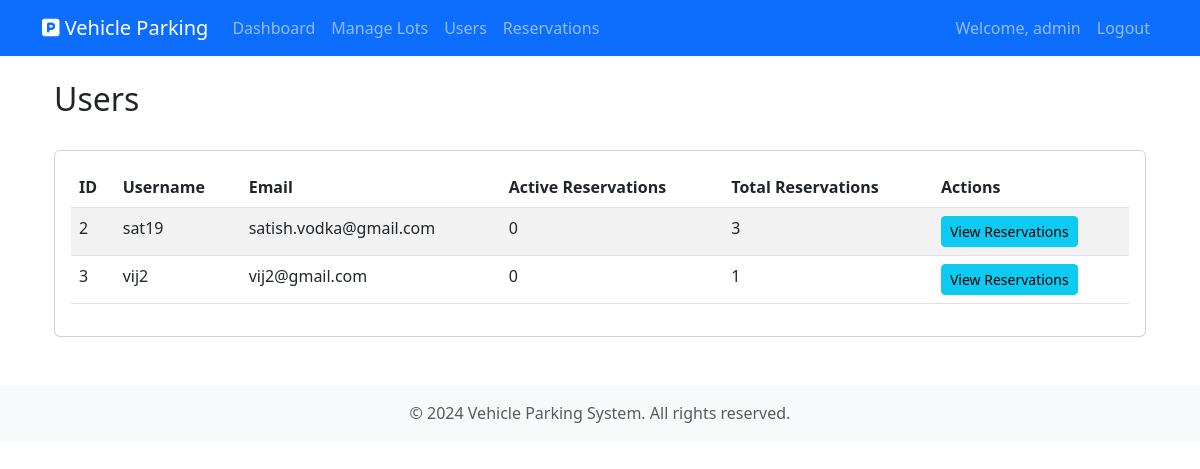
The app's page /admin/users (signed in) with its own data.
### app/models.py (models this page shows, shortened)
class User(UserMixin, db.Model):
    id = db.Column(db.Integer, primary_key=True)
    username = db.Column(db.String(64), unique=True, nullable=False)
    email = db.Column(db.String(120), unique=True, nullable=False)
    password_hash = db.Column(db.String(128))
    is_admin = db.Column(db.Boolean, default=False)
    reservations = db.relationship('Reservation', backref='user', lazy=True)

### app/admin/routes.py (the view)
@bp.route('/users')
@login_required
@admin_required
def users():
    users = User.query.filter_by(is_admin=False).all()
    return render_template('admin/users.html', users=users)

### app/admin/routes.py (called while the page is built)
def admin_required(f):
    @wraps(f)
    def decorated_function(*args, **kwargs):
        if not current_user.is_authenticated or not current_user.is_admin:
            flash('You do not have permission to access this page.', 'error')
            return redirect(url_for('main.index'))
        return f(*args, **kwargs)
    return decorated_function

### app/models.py (called while the page is built)
@login_manager.user_loader
def load_user(id):
    return User.query.get(int(id))

### app/templates/admin/users.html (shortened to what this page needs)
{% extends "base.html" %}
{% block content %}
<div class="container mt-4">
    <div class="d-flex justify-content-between align-items-center mb-4">
        <h2>Users</h2>
    </div>
    <div class="card">
        <div class="card-body">
            <div class="table-responsive">
                <table class="table table-striped">
                    <thead>
                        <tr>
                            <th>ID</th>
                            <th>Username</th>
                            <th>Email</th>
                            <th>Active Reservations</th>
                            <th>Total Reservations</th>
                            <th>Actions</th>
                        </tr>
                    </thead>
                    <tbody>
                        {% for user in users %}
                        <tr>
                            <td>{{ user.id }}</td>
                            <td>{{ user.username }}</td>
                            <td>{{ user.email }}</td>
                            <td>
                                {% set active_count = user.reservations|selectattr('status', 'equalto',
                                'active')|list|length %}
                                {{ active_count }}
                            </td>
                            <td>{{ user.reservations|length }}</td>
                            <td>
                                <div class="btn-group" role="group">
                                    <button type="button" class="btn btn-info btn-sm" data-bs-toggle="modal"
                                        data-bs-target="#userReservations{{ user.id }}">
                                        View Reservations
                                    </button>
                                </div>
                            </td>
                        </tr>
                        {% endfor %}
                    </tbody>
                </table>
            </div>
        </div>
    </div>
</div>
{% endblock %}

### app/templates/base.html (shortened to what this page needs)
<!DOCTYPE html>
<html lang="en">
<head>
    <link href="https://cdn.jsdelivr.net/npm/bootstrap@5.3.0/dist/css/bootstrap.min.css" rel="stylesheet">
    <link href="https://cdnjs.cloudflare.com/ajax/libs/font-awesome/6.0.0/css/all.min.css" rel="stylesheet">
</head>
<body>
    <nav class="navbar navbar-expand-lg navbar-dark bg-primary">
        <div class="container">
            <a class="navbar-brand" href="{{ url_for('main.index') }}">
                <i class="fas fa-parking"></i> Vehicle Parking
            </a>
            <div class="collapse navbar-collapse" id="navbarNav">
                <ul class="navbar-nav me-auto">
                    {% if current_user.is_authenticated %}
                    {% if current_user.is_admin %}
                    <li class="nav-item">
                        <a class="nav-link" href="{{ url_for('admin.dashboard') }}">Dashboard</a>
                    </li>
                    <li class="nav-item">
                        <a class="nav-link" href="{{ url_for('admin.parking_lots') }}">Manage Lots</a>
                    </li>
                    <li class="nav-item">
                        <a class="nav-link" href="{{ url_for('admin.users') }}">Users</a>
                    </li>
                    <li class="nav-item">
                        <a class="nav-link" href="{{ url_for('admin.reservations') }}">Reservations</a>
                    </li>
                    {% endif %}
                    {% endif %}
                </ul>
                <ul class="navbar-nav">
                    {% if current_user.is_authenticated %}
                    <li class="nav-item">
                        <span class="nav-link">Welcome, {{ current_user.username }}</span>
                    </li>
                    <li class="nav-item">
                        <a class="nav-link" href="{{ url_for('auth.logout') }}">Logout</a>
                    </li>
                    {% endif %}
                </ul>
            </div>
        </div>
    </nav>
    <div class="container mt-4">
        {% block content %}{% endblock %}
    </div>
    <footer class="footer mt-5 py-3 bg-light">
        <div class="container text-center">
            <span class="text-muted">© 2024 Vehicle Parking System. All rights reserved.</span>
        </div>
    </footer>
</body>
</html>

### records on screen
User: username "admin"
User: id "2", username "sat19", email "satish.vodka@gmail.com", is_admin "0", reservations|length "3"
User: id "3", username "vij2", email "vij2@gmail.com", is_admin "0", reservations|length "1"
